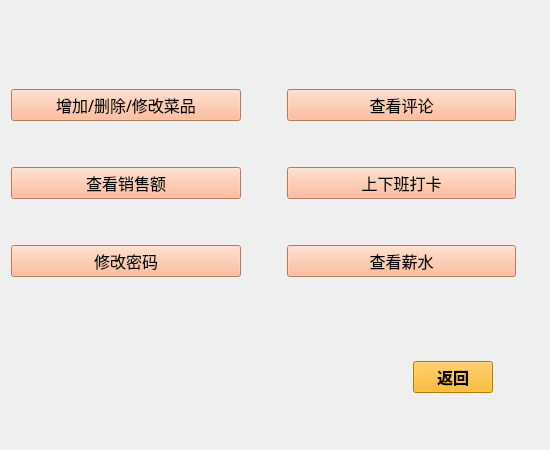
<?xml version="1.0" encoding="UTF-8"?>
<ui version="4.0">
 <class>Widget1</class>
 <widget class="QWidget" name="Widget1">
  <property name="geometry">
   <rect>
    <x>0</x>
    <y>0</y>
    <width>550</width>
    <height>450</height>
   </rect>
  </property>
  <property name="windowTitle">
   <string>Widget</string>
  </property>
  <layout class="QGridLayout" name="gridLayout">
   <item row="6" column="0" rowspan="2" colspan="3">
    <layout class="QGridLayout" name="gridLayout_2">
     <item row="3" column="0">
      <widget class="QPushButton" name="pushButton_3">
       <property name="maximumSize">
        <size>
         <width>400</width>
         <height>500</height>
        </size>
       </property>
       <property name="font">
        <font>
         <family>微软雅黑</family>
         <pointsize>12</pointsize>
         <bold>false</bold>
        </font>
       </property>
       <property name="styleSheet">
        <string notr="true">background-color: rgb(255, 170, 127);</string>
       </property>
       <property name="text">
        <string>查看销售额</string>
       </property>
      </widget>
     </item>
     <item row="2" column="2">
      <spacer name="verticalSpacer_6">
       <property name="orientation">
        <enum>Qt::Vertical</enum>
       </property>
       <property name="sizeHint" stdset="0">
        <size>
         <width>20</width>
         <height>40</height>
        </size>
       </property>
      </spacer>
     </item>
     <item row="5" column="2">
      <spacer name="verticalSpacer_8">
       <property name="orientation">
        <enum>Qt::Vertical</enum>
       </property>
       <property name="sizeHint" stdset="0">
        <size>
         <width>20</width>
         <height>40</height>
        </size>
       </property>
      </spacer>
     </item>
     <item row="2" column="0">
      <spacer name="verticalSpacer_2">
       <property name="orientation">
        <enum>Qt::Vertical</enum>
       </property>
       <property name="sizeHint" stdset="0">
        <size>
         <width>20</width>
         <height>40</height>
        </size>
       </property>
      </spacer>
     </item>
     <item row="6" column="0">
      <widget class="QPushButton" name="pushButton_4">
       <property name="maximumSize">
        <size>
         <width>400</width>
         <height>500</height>
        </size>
       </property>
       <property name="font">
        <font>
         <family>微软雅黑</family>
         <pointsize>12</pointsize>
         <bold>false</bold>
        </font>
       </property>
       <property name="styleSheet">
        <string notr="true">background-color: rgb(255, 170, 127);</string>
       </property>
       <property name="text">
        <string>修改密码</string>
       </property>
      </widget>
     </item>
     <item row="6" column="1">
      <spacer name="horizontalSpacer_3">
       <property name="orientation">
        <enum>Qt::Horizontal</enum>
       </property>
       <property name="sizeType">
        <enum>QSizePolicy::Fixed</enum>
       </property>
       <property name="sizeHint" stdset="0">
        <size>
         <width>40</width>
         <height>20</height>
        </size>
       </property>
      </spacer>
     </item>
     <item row="5" column="0">
      <spacer name="verticalSpacer_7">
       <property name="orientation">
        <enum>Qt::Vertical</enum>
       </property>
       <property name="sizeHint" stdset="0">
        <size>
         <width>20</width>
         <height>40</height>
        </size>
       </property>
      </spacer>
     </item>
     <item row="3" column="1">
      <spacer name="horizontalSpacer_2">
       <property name="orientation">
        <enum>Qt::Horizontal</enum>
       </property>
       <property name="sizeType">
        <enum>QSizePolicy::Fixed</enum>
       </property>
       <property name="sizeHint" stdset="0">
        <size>
         <width>40</width>
         <height>20</height>
        </size>
       </property>
      </spacer>
     </item>
     <item row="0" column="1">
      <spacer name="horizontalSpacer">
       <property name="orientation">
        <enum>Qt::Horizontal</enum>
       </property>
       <property name="sizeType">
        <enum>QSizePolicy::Fixed</enum>
       </property>
       <property name="sizeHint" stdset="0">
        <size>
         <width>40</width>
         <height>20</height>
        </size>
       </property>
      </spacer>
     </item>
     <item row="3" column="2">
      <widget class="QPushButton" name="pushButton_6">
       <property name="maximumSize">
        <size>
         <width>400</width>
         <height>500</height>
        </size>
       </property>
       <property name="font">
        <font>
         <family>微软雅黑</family>
         <pointsize>12</pointsize>
         <bold>false</bold>
        </font>
       </property>
       <property name="styleSheet">
        <string notr="true">background-color: rgb(255, 170, 127);</string>
       </property>
       <property name="text">
        <string>上下班打卡</string>
       </property>
       <property name="default">
        <bool>false</bool>
       </property>
      </widget>
     </item>
     <item row="0" column="2">
      <widget class="QPushButton" name="pushButton_5">
       <property name="maximumSize">
        <size>
         <width>400</width>
         <height>500</height>
        </size>
       </property>
       <property name="font">
        <font>
         <family>微软雅黑</family>
         <pointsize>12</pointsize>
         <bold>false</bold>
        </font>
       </property>
       <property name="styleSheet">
        <string notr="true">background-color: rgb(255, 170, 127);</string>
       </property>
       <property name="text">
        <string>查看评论</string>
       </property>
      </widget>
     </item>
     <item row="0" column="0">
      <widget class="QPushButton" name="pushButton">
       <property name="maximumSize">
        <size>
         <width>400</width>
         <height>500</height>
        </size>
       </property>
       <property name="font">
        <font>
         <family>微软雅黑</family>
         <pointsize>12</pointsize>
         <bold>false</bold>
        </font>
       </property>
       <property name="styleSheet">
        <string notr="true">background-color: rgb(255, 170, 127);</string>
       </property>
       <property name="text">
        <string>增加/删除/修改菜品</string>
       </property>
      </widget>
     </item>
     <item row="6" column="2">
      <widget class="QPushButton" name="pushButton_2">
       <property name="maximumSize">
        <size>
         <width>400</width>
         <height>400</height>
        </size>
       </property>
       <property name="font">
        <font>
         <family>微软雅黑</family>
         <pointsize>12</pointsize>
         <bold>false</bold>
        </font>
       </property>
       <property name="cursor">
        <cursorShape>ArrowCursor</cursorShape>
       </property>
       <property name="styleSheet">
        <string notr="true">background-color: rgb(255, 170, 127);</string>
       </property>
       <property name="text">
        <string>查看薪水</string>
       </property>
      </widget>
     </item>
    </layout>
   </item>
   <item row="9" column="2" colspan="2">
    <spacer name="horizontalSpacer_4">
     <property name="orientation">
      <enum>Qt::Horizontal</enum>
     </property>
     <property name="sizeHint" stdset="0">
      <size>
       <width>40</width>
       <height>20</height>
      </size>
     </property>
    </spacer>
   </item>
   <item row="11" column="1" rowspan="2">
    <spacer name="verticalSpacer_4">
     <property name="orientation">
      <enum>Qt::Vertical</enum>
     </property>
     <property name="sizeHint" stdset="0">
      <size>
       <width>20</width>
       <height>40</height>
      </size>
     </property>
    </spacer>
   </item>
   <item row="8" column="1">
    <spacer name="verticalSpacer_5">
     <property name="orientation">
      <enum>Qt::Vertical</enum>
     </property>
     <property name="sizeHint" stdset="0">
      <size>
       <width>20</width>
       <height>40</height>
      </size>
     </property>
    </spacer>
   </item>
   <item row="9" column="0">
    <spacer name="horizontalSpacer_5">
     <property name="orientation">
      <enum>Qt::Horizontal</enum>
     </property>
     <property name="sizeHint" stdset="0">
      <size>
       <width>40</width>
       <height>20</height>
      </size>
     </property>
    </spacer>
   </item>
   <item row="2" column="0">
    <spacer name="verticalSpacer_3">
     <property name="orientation">
      <enum>Qt::Vertical</enum>
     </property>
     <property name="sizeHint" stdset="0">
      <size>
       <width>20</width>
       <height>40</height>
      </size>
     </property>
    </spacer>
   </item>
   <item row="9" column="1">
    <layout class="QHBoxLayout" name="horizontalLayout_2">
     <item>
      <widget class="QPushButton" name="pushButton_7">
       <property name="sizePolicy">
        <sizepolicy hsizetype="Fixed" vsizetype="Fixed">
         <horstretch>0</horstretch>
         <verstretch>0</verstretch>
        </sizepolicy>
       </property>
       <property name="maximumSize">
        <size>
         <width>300</width>
         <height>500</height>
        </size>
       </property>
       <property name="baseSize">
        <size>
         <width>13284</width>
         <height>0</height>
        </size>
       </property>
       <property name="font">
        <font>
         <family>Arial</family>
         <pointsize>12</pointsize>
         <bold>true</bold>
        </font>
       </property>
       <property name="styleSheet">
        <string notr="true">background-color: rgb(255, 170, 0);</string>
       </property>
       <property name="text">
        <string>返回</string>
       </property>
      </widget>
     </item>
    </layout>
   </item>
   <item row="1" column="0">
    <layout class="QHBoxLayout" name="horizontalLayout"/>
   </item>
  </layout>
 </widget>
 <resources/>
 <connections/>
</ui>
